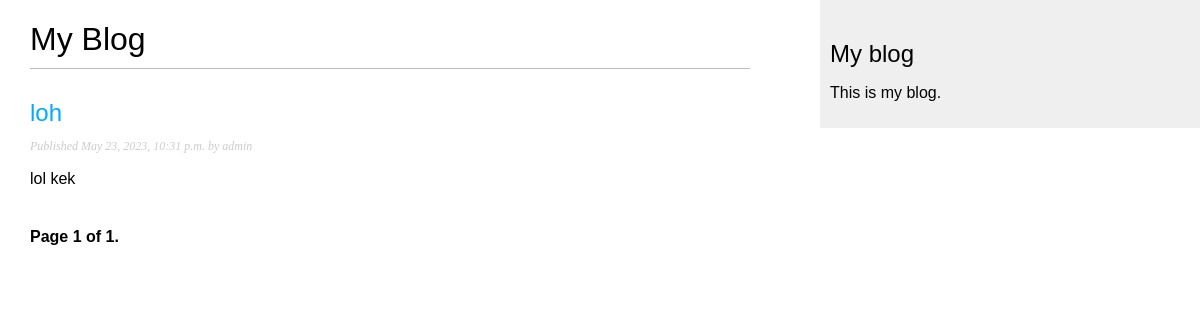
/blog/, run on an earlier commit of the app's database.
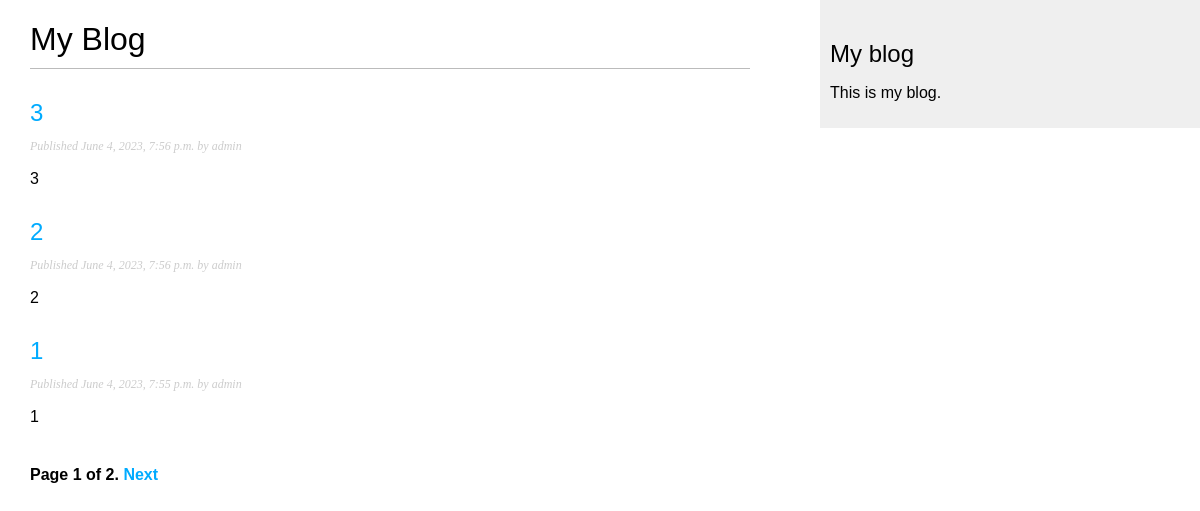
And on a later commit of the database.
### blog/models.py (models this page shows, shortened)
class Post(models.Model):
    class Status(models.TextChoices):
        DRAFT = 'DF', 'Draft'
        PUBLISHED = 'PB', 'Published'
    objects = models.Manager()
    published = PublishedManager()
    title = models.CharField(max_length=250)
    slug = models.SlugField(max_length=250, unique_for_date='publish')
    author = models.ForeignKey(User,
                               on_delete=models.CASCADE,
                               related_name='blog_posts'
                               )
    body = models.TextField()
    publish = models.DateTimeField(default=timezone.now)
    created = models.DateTimeField(auto_now_add=True)
    updated = models.DateTimeField(auto_now=True)
    status = models.CharField(max_length=2,
                              choices=Status.choices,
                              default=Status.DRAFT
                              )
    class Meta:
        ordering = ['-publish']
        indexes = [
            models.Index(fields=['-publish'])
        ]
    def get_absolute_url(self):
        return reverse('blog:post_detail',
                       args=[self.publish.year,
                              self.publish.month,
                              self.publish.day,
                              self.slug])

### blog/views.py (the view)
# urls.py: path('', views.PostListView.as_view(), name='post_list'),
class PostListView(ListView):
    queryset = Post.published.all()
    context_object_name = 'posts'
    paginate_by = 3
    template_name = 'blog/post/list.html'

### blog/templates/blog/post/list.html (shortened to what this page needs)
{% extends "blog/base.html" %}
{% block content %}
    <h1>My Blog</h1>
    {% for post in posts %}
        <h2>
            <a href="{{ post.get_absolute_url }}">
                {{ post.title }}
            </a>
        </h2>
        <p class="date">
            Published {{ post.publish }} by {{ post.author }}
        </p>
        {{ post.body|truncatewords:30|linebreaks }}
    {% endfor %}
     {% include "blog/pagination.html" with page=page_obj %}
{% endblock %}

### blog/templates/blog/base.html (shortened to what this page needs)
{% load static %}
<!DOCTYPE html>
<html>
<head>
 <link href="{% static "css/blog.css" %}" rel="stylesheet">
</head>
<body>
 <div id="content">
 {% block content %}
 {% endblock %}
 </div>
 <div id="sidebar">
 <h2>My blog</h2>
 <p>This is my blog.</p>
 </div>
</body>
</html>

### blog/templates/blog/pagination.html (shortened to what this page needs)
<div class="pagination">
 <span class="step-links">
     <span class="current">
 Page {{ page.number }} of {{ page.paginator.num_pages }}.
 </span>
     {% if page.has_next %}
         <a href="?page={{ page.next_page_number }}">Next</a>
     {% endif %}
 </span>
</div>

### blog/static/css/blog.css (style rules this page uses)
body { margin:0; padding:0; font-family:helvetica, sans-serif; }
a { color:#00abff; text-decoration:none; }
h1 { font-weight:normal; border-bottom:1px solid #bbb; padding:0 0 10px 0; }
h2 { font-weight:normal; margin:30px 0 0; }
#content { float:left; width:60%; padding:0 0 0 30px; }
#sidebar { float:right; width:30%; padding:10px; background:#efefef; height:100%; }
p.date { color:#ccc; font-family: georgia, serif; font-size: 12px; font-style: italic; }
.pagination { margin:40px 0; font-weight:bold; }

What changed in the data, as far as the page shows it:
no longer on this page (row unchanged): Post: title "loh", publish "May 23, 2023, 10:31 p.m.", author "admin", body "lol kek"
added Post: title "3", publish "June 4, 2023, 7:56 p.m.", author "admin", body "3"
added Post: title "2", publish "June 4, 2023, 7:56 p.m.", author "admin", body "2"
added Post: title "1", publish "June 4, 2023, 7:55 p.m.", author "admin", body "1"
Also different on the page:
{{ page.paginator.num_pages }}: "1" → "2"
text now shown: "Next"
